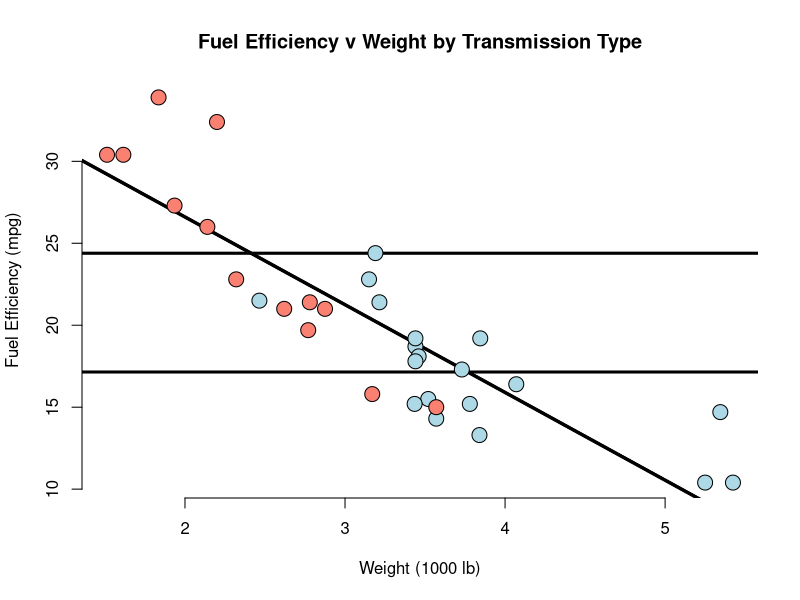
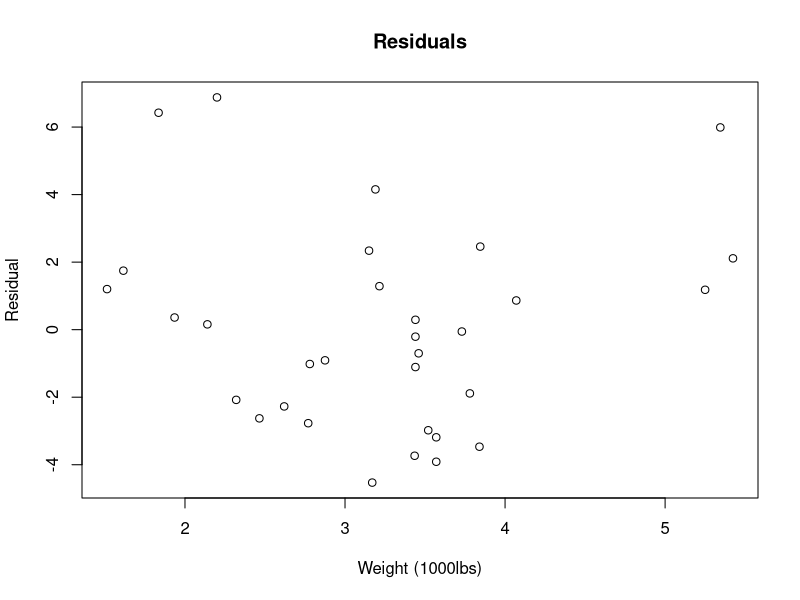

These charts were generated, in order, by the following R code:
## ---- chunk 1
data(mtcars)
str(mtcars)
## ---- chunk 2
mpg_cors <- cor(mtcars)[1, ]; mpg_cors
regressor <- mpg_cors[abs(mpg_cors) == max(abs(mpg_cors[mpg_cors != 1]))]; regressor
## ---- chunk 3
fit1 <- lm(mpg ~ wt, mtcars)
fit2 <- lm(mpg ~ wt + factor(am), mtcars)
## ---- chunk 4
anova(fit1, fit2)
summary(fit1)$coef
summary(fit2)$coef
## ---- chunk 5
plot(mtcars$wt, mtcars$mpg, type = 'n', frame = FALSE, main = "Fuel Efficiency v Weight by Transmission Type", xlab = "Weight (1000 lb)", ylab = "Fuel Efficiency (mpg)")
abline(lm(mpg ~ wt, mtcars), lwd = 2)
abline(h = mean(mtcars[mtcars$am == 0, ]$mpg), lwd = 3)
abline(h = mean(mtcars[mtcars$am == 1, ]$mpg), lwd = 3)
abline(coef(fit2)[1], coef(fit2)[2], lwd = 3)
abline(coef(fit2)[1] + coef(fit2)[3], coef(fit2)[2], lwd = 3)
points(mtcars[mtcars$am == 0,]$wt, mtcars[mtcars$am == 0,]$mpg, pch = 21, col = 'black', bg = 'lightblue', cex = 2)
points(mtcars[mtcars$am == 1,]$wt, mtcars[mtcars$am == 1,]$mpg, pch = 21, col = 'black', bg = 'salmon', cex = 2)
## ---- chunk 6
plot(fit2$residuals ~ mtcars$wt, main = "Residuals", xlab = "Weight (1000lbs)", ylab = "Residual")
